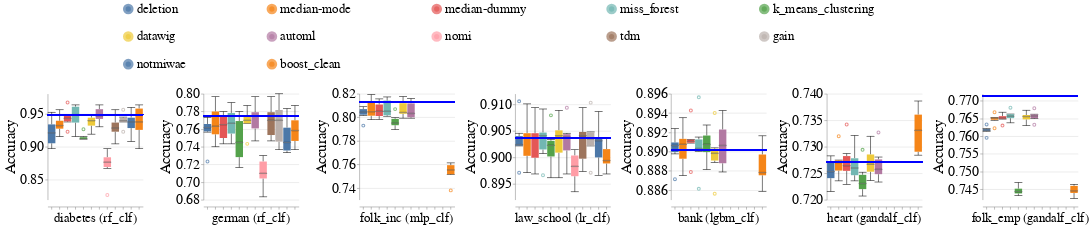

The notebook cell this image was saved under:
### Markdown cell above
### Overall Metrics

### Code cell
create_box_plots_for_diff_imputers_and_datasets(train_injection_scenario='MCAR3',
                                                test_injection_scenario='MCAR3',
                                                metric_name='accuracy',
                                                db_client=db_client)

### Figure 1 — Vega-Lite specification as saved in the notebook (floating-point values rounded to 4 significant figures; data arrays with more than 128 entries replaced by an {"elided": "..."} marker saying what was removed)
{"config": {"view": {"continuousWidth": 400, "continuousHeight": 300, "stroke": null}, "axis": {"labelFontSize": 26, "labelFontWeight": "normal", "titleFontSize": 28, "titleFontWeight": "normal"}, "facet": {"spacing": 15}, "header": {"labelFontSize": 24, "labelOrient": "bottom", "labelPadding": 5, "titleFontSize": 28}, "legend": {"columns": 5, "direction": "horizontal", "labelFontSize": 24, "labelLimit": 400, "orient": "top", "symbolOffset": 140, "symbolStrokeWidth": 10, "titleAnchor": "middle", "titleFontSize": 26, "titleLimit": 300}, "title": {"fontSize": 28}}, "data": {"name": "data-f0e2e8254b76176a538a577939478cf7"}, "facet": {"column": {"field": "Dataset_Name_With_Model_Name", "sort": {"field": "Dataset_Sequence_Number", "order": "ascending"}, "title": null, "type": "nominal"}}, "spec": {"layer": [{"mark": {"type": "boxplot", "median": {"stroke": "black", "strokeWidth": 0.7}, "ticks": true}, "encoding": {"color": {"field": "Null_Imputer_Name", "sort": ["deletion", "median-mode", "median-dummy", "miss_forest", "k_means_clustering", "datawig", "automl", "nomi", "tdm", "gain", "notmiwae"], "title": null, "type": "nominal"}, "x": {"axis": {"labels": false}, "field": "Null_Imputer_Name", "sort": ["deletion", "median-mode", "median-dummy", "miss_forest", "k_means_clustering", "datawig", "automl", "nomi", "tdm", "gain", "notmiwae"], "title": null, "type": "nominal"}, "y": {"field": "Metric_Value", "scale": {"zero": false}, "title": "Accuracy", "type": "quantitative"}}}, {"mark": "rule", "encoding": {"color": {"value": "blue"}, "size": {"value": 2}, "y": {"field": "Baseline_Median", "type": "quantitative"}}}], "height": 200, "width": 180}, "resolve": {"scale": {"y": "independent"}}, "$schema": "https://vega.github.io/schema/vega-lite/v4.17.0.json", "datasets": {"data-f0e2e8254b76176a538a577939478cf7": {"elided": "408 records"}}}
